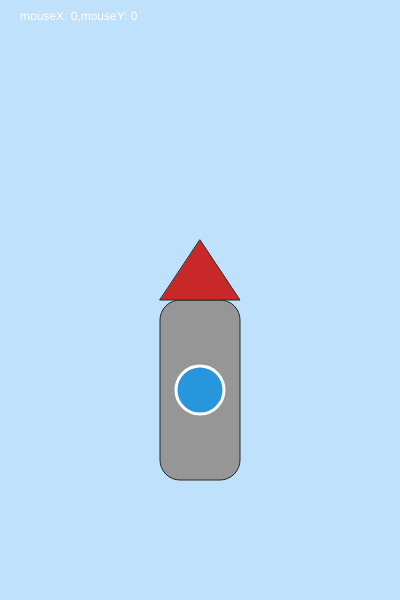
Frame 1 (no input)
Frame 60 (no input): identical to frame 1, image omitted
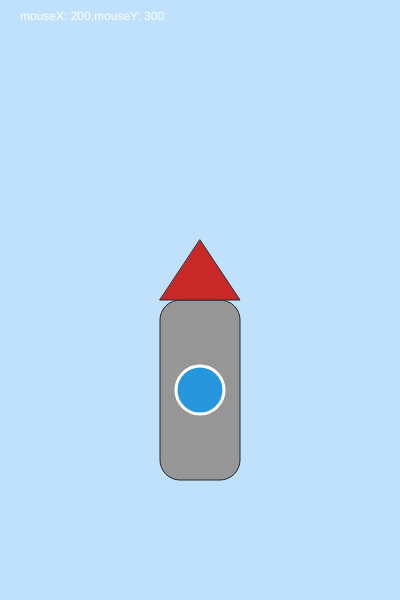
Frame 120 (the mouse pressed at the canvas centre since frame 60)

The p5.js sketch that drew these frames (run headless with seeded random() and noise() and a simulated clock; from frame 60 on, the mouse is pressed at the canvas centre):

// p5.js sketch
// ── sketch.js
// variabili globali
let xMax = 400;
let yMax = 600;

let xrocket = xMax/2;
let yrocket = yMax*0.6;

function setup() {
  createCanvas(xMax, yMax);
}

function draw() {
  background("#C0E1FC"); //blu chiaro
  //mostrare un testo bianco che dice le coordinate del mouse sul foglio da disegno
  fill(255); //bianco
  text("mouseX: " + mouseX + ",mouseY: " + mouseY,20,20);

  //aprire contesto di disegno
  push();
  fill(150); //grigio
  stroke(40);
  rectMode(CENTER); //disegno il rettangolo dal centro
  rect(xrocket, yrocket+30, 80, 180, 20); //l'ultimo valore è il corner radius, smoothness
  //rettangolo

  //triangolo
  fill(200, 40, 40); //rosso
  triangle(xrocket-40, yrocket-60, xrocket+40, yrocket-60, xrocket, yrocket-120);

  //cerchio
  fill(40, 150, 220); //azzurro
  stroke(255);
  strokeWeight(3);
  ellipse(xrocket, yrocket+30, 48, 48);
  //finire il contesto
  pop();
}
